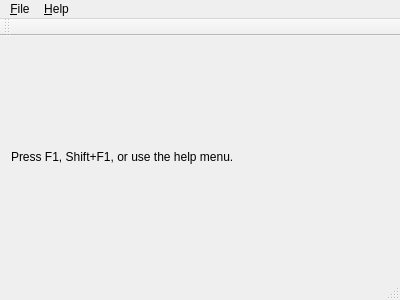
<?xml version="1.0" encoding="UTF-8"?>
<ui version="4.0">
 <class>MainWindow</class>
 <widget class="QMainWindow" name="MainWindow">
  <property name="geometry">
   <rect>
    <x>0</x>
    <y>0</y>
    <width>400</width>
    <height>300</height>
   </rect>
  </property>
  <property name="windowTitle">
   <string>MainWindow</string>
  </property>
  <widget class="QWidget" name="centralWidget">
   <layout class="QHBoxLayout" name="horizontalLayout">
    <item>
     <widget class="QLabel" name="label">
      <property name="text">
       <string>Press F1, Shift+F1, or use the help menu.</string>
      </property>
     </widget>
    </item>
   </layout>
  </widget>
  <widget class="QMenuBar" name="menuBar">
   <property name="geometry">
    <rect>
     <x>0</x>
     <y>0</y>
     <width>400</width>
     <height>30</height>
    </rect>
   </property>
   <widget class="QMenu" name="menu_File">
    <property name="title">
     <string>&amp;File</string>
    </property>
    <addaction name="action_Exit"/>
   </widget>
   <widget class="QMenu" name="menu_Help">
    <property name="title">
     <string>&amp;Help</string>
    </property>
    <addaction name="action_Help"/>
    <addaction name="actionHelp_on_Waveforms"/>
   </widget>
   <addaction name="menu_File"/>
   <addaction name="menu_Help"/>
  </widget>
  <widget class="QToolBar" name="mainToolBar">
   <attribute name="toolBarArea">
    <enum>TopToolBarArea</enum>
   </attribute>
   <attribute name="toolBarBreak">
    <bool>false</bool>
   </attribute>
  </widget>
  <widget class="QStatusBar" name="statusBar"/>
  <action name="action_Exit">
   <property name="text">
    <string>&amp;Exit</string>
   </property>
  </action>
  <action name="action_Help">
   <property name="text">
    <string>&amp;Help</string>
   </property>
   <property name="shortcut">
    <string>F1</string>
   </property>
  </action>
  <action name="actionHelp_on_Waveforms">
   <property name="text">
    <string>Help on Waveforms</string>
   </property>
   <property name="shortcut">
    <string>Shift+F1</string>
   </property>
  </action>
 </widget>
 <layoutdefault spacing="6" margin="11"/>
 <resources/>
 <connections>
  <connection>
   <sender>action_Exit</sender>
   <signal>triggered()</signal>
   <receiver>MainWindow</receiver>
   <slot>close()</slot>
   <hints>
    <hint type="sourcelabel">
     <x>-1</x>
     <y>-1</y>
    </hint>
    <hint type="destinationlabel">
     <x>199</x>
     <y>149</y>
    </hint>
   </hints>
  </connection>
 </connections>
</ui>
